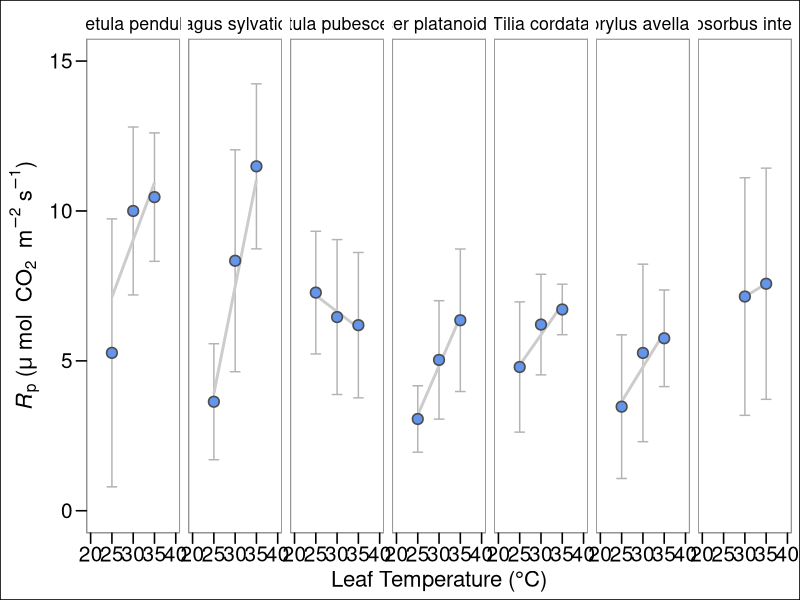
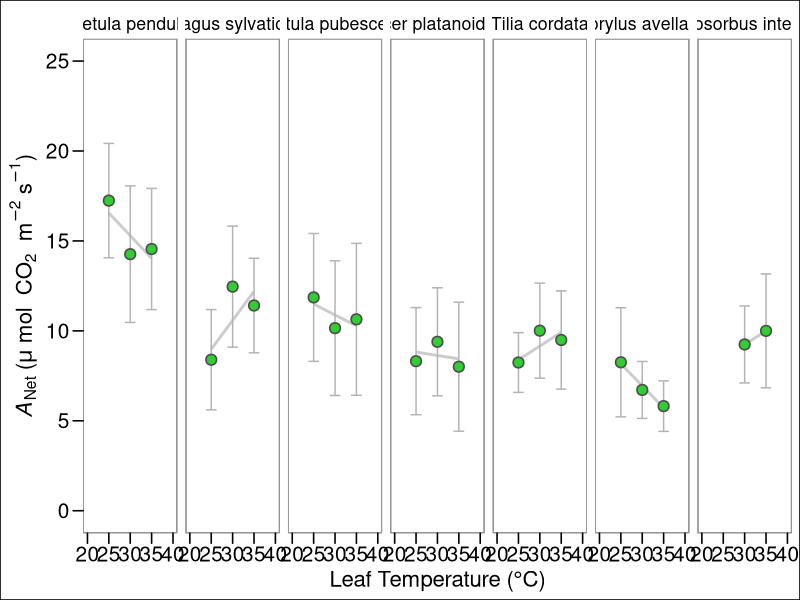
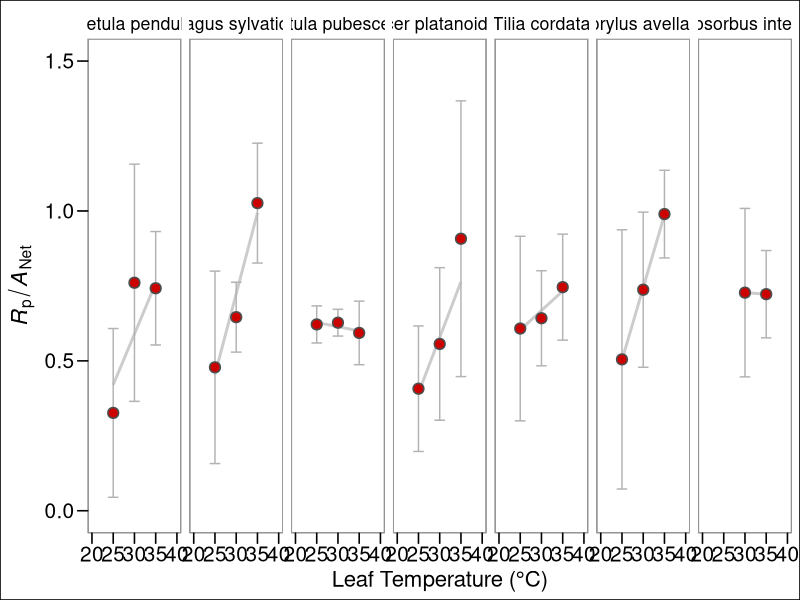
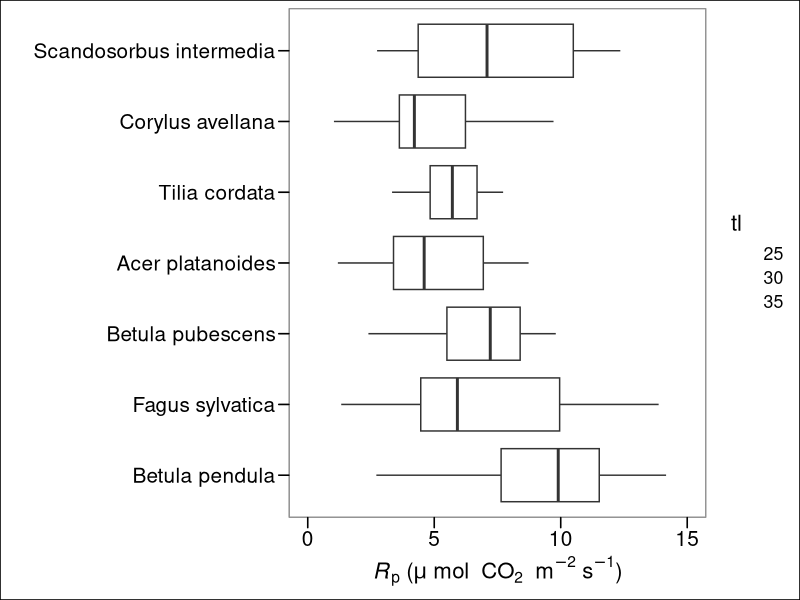
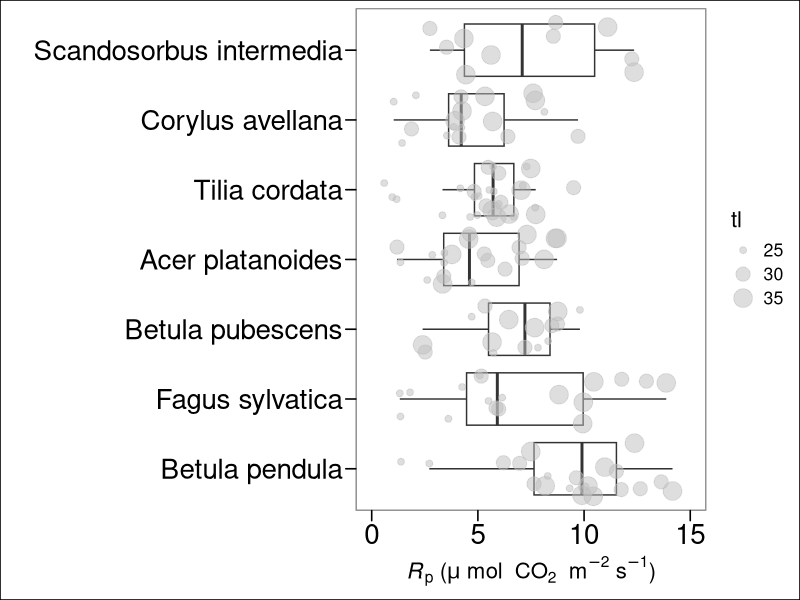
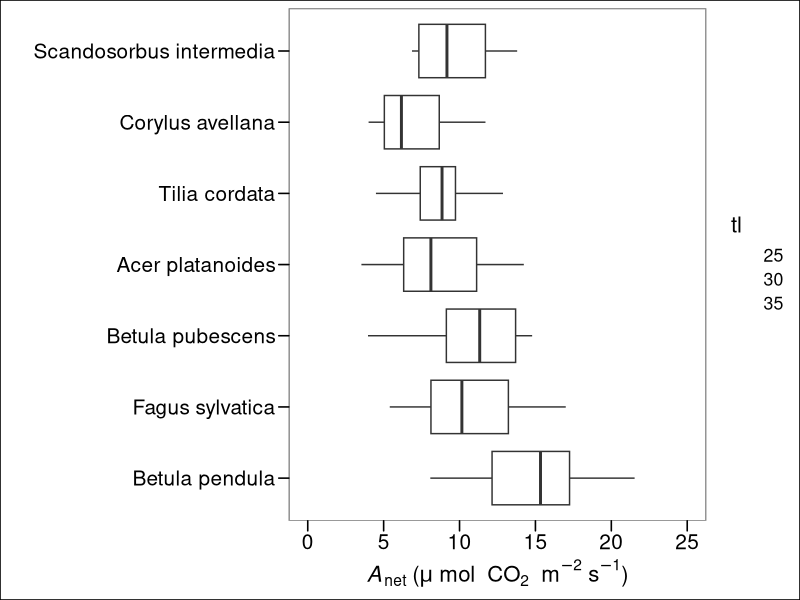
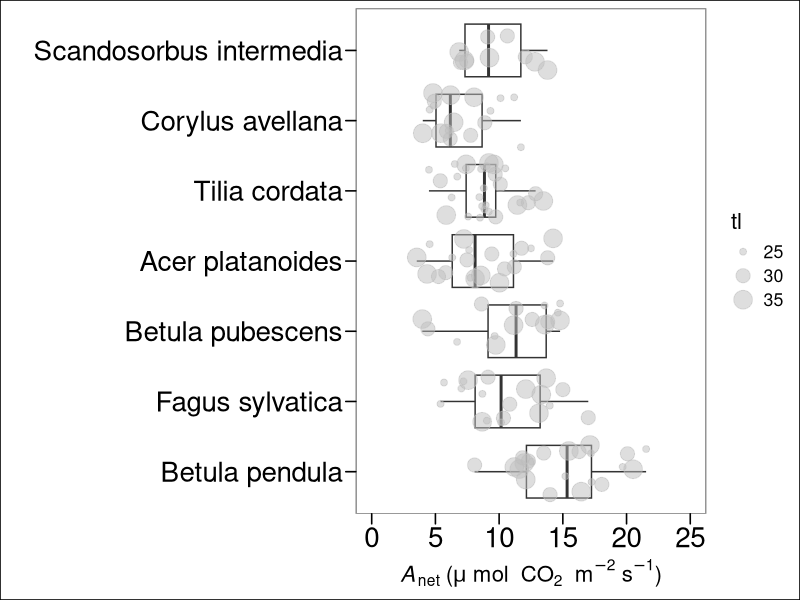
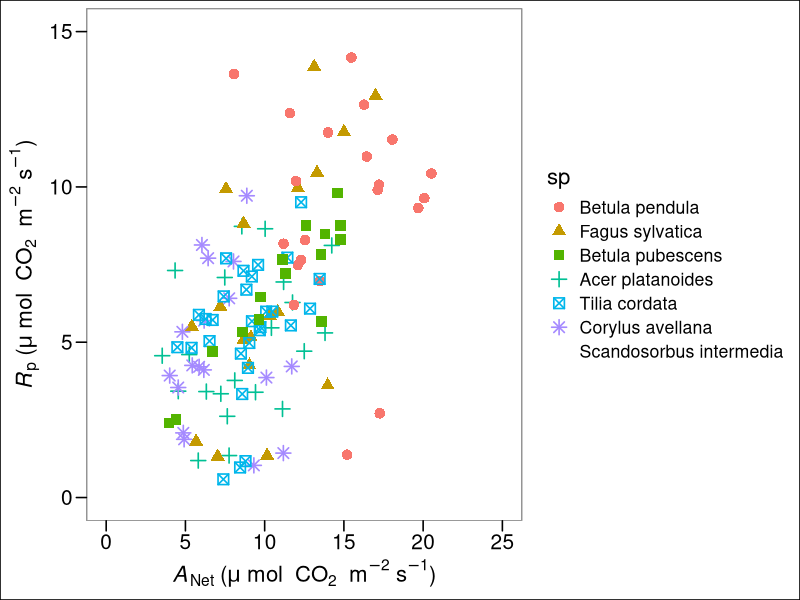

Write the R code that produced these figures, in order. (Note: this script raises an error after producing the figures.)
#install.packages("Hmisc", dependencies = T)
#
# packages_to_load <- c("drc", "bbmle", "labelled", "MALDIquant", 
#                      "magicfor", "ggplot2", "ggpubr", "ggpmisc", "tidyverse", #"broom", 
#                     "Hmisc", "plotly", "PairedData", "DescTools", 
#                     "generalhoslem", "graphics", "nls2", "plyr",
#                     "ggthemes", "ggpubr", "signal", "segmented")
#
# lapply(packages_to_load, library, character.only = TRUE)

## lable ----
ytleaf          <- expression("T"["leaf"]~degree~"C")
photorate       <- expression("" ~mu ~ mol ~ "CO"[2]~m^{-2} ~ "s"^{-1})
labrsq          <- expression(R^{2}~"=")
labvpdl         <- "VPD (kPa)"
lab_photo       <- expression(paste(italic(A)[Net], ' (', mu * ~'mol'~ " CO"[2]~' m'^{-2}*' s'^{-1}*')'))
lab_photo1      <- expression(paste(italic(A)[Net], ' (', mu * 'mol m'^{-2}*'s'^{-1}*')'))
lab_Tleaf       <- expression(paste("Leaf temperature (", degree,"C)"))
labcond         <- expression("g"["s"]~~"in"~mol~H[2]*O~m^{-2}~s^{-1})
labcond1        <- expression("Conductance to "~H[2]*O~"in"~mol~H[2]*O~m^{-2}~s^{-1})
labtrmmol       <- expression("E"~~"in"~mol~H[2]*O~m^{-2}~s^{-1})
etrrate         <- expression("" ~mu ~ mol ~"photon" ~m^{-2} ~ "s"^{-1})
photorate       <- expression("" ~mu ~ mol ~ "CO"[2]~m^{-2} ~ "s"^{-1})
labgs           <- expression(paste(italic(g[s])*" ("~mol[H[2]*O]~m^{-2}~s^{-1}~")"))


## data processing ---- Load ONE of the following csv's


# Species
df <- read.csv("Data/Uppsala-2024-Summer-Photorespiration-SpotMes-TreeSpp.csv", header = T, stringsAsFactors = T, sep = ";")


# Ecotypes

df <- read.csv("Data/Uppsala-2024-Summer-Photorespiration-SpotMes-Birch-Ecotypes.csv", header = T, stringsAsFactors = T, sep = ";")


#-----------------------------------------------------#


## use the following filters as necessary
df     <- subset(df, dq == "yes") # eliminates unreliable values.

df$pairid <- paste0(df$sprp, "-", df$setTleaf)

df$pairid <- as.factor(df$pairid)


length(unique(df$pairid))       # individual runs + season

dflist    <-   split(df,list(df$pairid))
dflist    <-   split(df,unique(list(df$pairid)))
dflist    <-   dflist[sapply(dflist, nrow)>0] 

setwd("output")


correct_RD <- function(data, output_path){
  
  ColumnNames <- c("sp","treeid","setTleaf",
             "anet.21p",    
             "anet.0p",
             "Rd",
             "corranet",
             "anet.delta",
             "pr.CO2", 
             "pr.real",
             "pr.percent",    
             "gsw.21p",    
             "gsw.0p",     
             "gsw.delta",  
             "gsw.percent",
             "E.21p",     
             "E.0p",      
             "E.delta",   
             "E.percent", 
             "ETR.21p",     
             "ETR.0p",
             "ETR.delta",   
             "ETR.percent",
             "JT",
             "JO1",
             "JC1",
             "JO2",
             "JC2",
             "JO1.percent",
             "JC1.percent",
             "JO2.percent",
             "JC2.percent",
             "NPQ.21p",
             "NPQ.0p",
             "NPQ.delta",
             "NPQ.percent")
  
  output_data <- data.frame(matrix(nrow = 0, ncol = length(ColumnNames)))
  names(output_data) <- ColumnNames

  for(dataIdx in 1:length(data)){
    
    speciesdata <- data[[dataIdx]]
    if(nrow(speciesdata) != 2){
      print(names(dflist)[dataIdx])
      print(nrow(speciesdata))
      next
    }
    
    
    sp               <-     speciesdata$sp[1]
    treeid           <-     speciesdata$treeid[1]
    setTleaf         <-     speciesdata$setTleaf[1]
    
    p21              <-     subset(speciesdata, olev == "21p")    
    p0               <-     subset(speciesdata, olev == "0p")
    
    anet.21p         <-     p21$A
    anet.0p          <-     p0$A
     
    
    # Calculate corrected Anet. The values for slope and intercept       where calculated using values taken from the literature. 
    
    Rd               <-      0.05554*anet.21p+ 0.11395 
    corranet         <-      anet.21p-Rd          
    # "corranet" is Anet corrected for Rd
    
    
    anet.delta       <-      anet.0p - anet.21p
    pr.CO2           <-      anet.delta * 0.5
    pr.real          <-      anet.delta + pr.CO2
    pr.percent       <-      pr.real/anet.21p
    
    gsw.21p          <-      p21$gsw
    gsw.0p           <-      p0$gsw
    gsw.delta        <-      p0$gsw - p21$gsw
    gsw.percent      <-      gsw.delta/p21$gsw
    
    
    E.21p            <-      p21$E
    E.0p             <-      p0$E
    E.delta          <-      p0$E - p21$E
    E.percent        <-      E.delta/p21$E
    
    
    ETR.21p          <-      p21$ETR
    ETR.0p           <-      p0$ETR
    ETR.delta        <-      p0$ETR - p21$ETR
    ETR.percent      <-      ETR.delta/p21$ETR
    JT               <-      ETR.21p + ETR.0p
    JO1              <-      pr.percent * JT
    JC1              <-      JT-JO1
    JO2              <-      ((2/3)*(JT-4*(anet.21p)))
    JC2              <-      ((1/3)*(JT+8*(anet.21p)))
    JO1.percent      <-      JO1/JT
    JC1.percent      <-      JC1/JT
    JO2.percent      <-      JO2/JT
    JC2.percent      <-      JC2/JT
    
    
    NPQ.21p          <-      p21$NPQ
    NPQ.0p           <-      p0$NPQ
    NPQ.delta        <-      NPQ.0p - NPQ.21p
    NPQ.percent      <-      NPQ.delta/NPQ.21p
    
    new_data = data.frame(as.character(sp),
                          as.character(treeid),
                          as.character(setTleaf), 
                          anet.21p,    
                          anet.0p,     
                          Rd, 
                          corranet,
                          anet.delta,
                          pr.CO2,
                          pr.real,
                          pr.percent,
                          gsw.21p,    
                          gsw.0p,     
                          gsw.delta,  
                          gsw.percent,
                          p21$E,     
                          E.0p,      
                          E.delta,   
                          E.percent, 
                          ETR.21p,     
                          ETR.0p,   
                          ETR.delta,   
                          ETR.percent,
                          JT,
                          JO1,
                          JC1,
                          JO2,
                          JC2,
                          JO1.percent,
                          JC1.percent,
                          JO2.percent,
                          JC2.percent,
                          NPQ.21p,
                          NPQ.0p,
                          NPQ.delta, 
                          NPQ.percent)
    
    names(new_data) <- names(output_data)
    output_data <- rbind(output_data, new_data)
    
    
  }
  
  file_path = paste(output_path, "species-output.csv", sep = "/")
  if(!dir.exists(output_path)){
    dir.create(output_path, recursive = T)
  }
  
  
  index <- 1
  while(file.exists(file_path)){
    file_path <- paste(output_path, paste("species-output", as.character(index), ".csv", sep =""), sep = "/")
    index = index + 1
  }
 
  

  write.table(output_data, file = file_path, 
              row.names = FALSE, col.names = T, sep = ";")
}

correct_RD(dflist, "./")


outs <- read.csv("species-output.csv", stringsAsFactors = T, sep = ";")

outs$sp <- factor(outs$sp, levels = c(
  "Betula pendula",         
  "Fagus sylvatica",         
  "Betula pubescens",       
  "Acer platanoides", 
  "Tilia cordata",
  "Corylus avellana",       
  "Scandosorbus intermedia"))



# Making the table for the concatenated PR values for each species and each temperature point.
library(stats)
library(base)
library(dplyr)
library(ggplot2)




## Plotting absolute Rp over temp##---------------------------------###

svg(filename = "pr-raw.svg", width = 16, height = 4.5, bg = "transparent")


absolute.table <- outs %>%
  group_by(sp, setTleaf) %>%
  summarise(pr.real.avg = mean(pr.real),
            se = sd(pr.real))

ggplot(absolute.table, aes(y = pr.real.avg, x=setTleaf, group=sp))+
  geom_errorbar(aes(ymin=pr.real.avg-se, ymax=pr.real.avg+se),col ="grey70", width= 2.5)+ #pmin can be used to cap the ymax. (e.g., pmin(pr.real.avg+se, 1.0))
  geom_smooth(data = outs, mapping = aes(y=pr.real, x=setTleaf), se = F, method="lm", col = "grey80")+
  geom_point(col="grey30", size = 3, pch = 21, fill = "cornflowerblue", stroke = 0.85)+
  # stat_regline_equation(data = outs, aes(x = setTleaf, y=pr.real, label = paste(..eq.label.., ..adj.rr.label.., paste("p = ", ..p.value..), sep = "~~~")),
  # formula = y~x,
  # label.x =22, label.y = 1.5)+
  facet_wrap(~sp, ncol = 7) +
  scale_y_continuous(limits = c(0, 15), name = expression(paste(italic(R)[p], ' (', mu * ~'mol'~ " CO"[2]~' m'^{-2}*' s'^{-1}*')')))+
  scale_x_continuous(limits = c(20,40), name = "Leaf Temperature (°C)")+
  ggthemes::theme_base() +
theme(axis.text.y = element_text(size = 15), 
      axis.text.x = element_text(size = 15),
      panel.border = element_rect(color = "grey70"))
dev.off()



### Plot showing Anet 21p over temp##-------------------------------###

svg(filename = "anet21-raw.svg", width = 16, height = 4.5, bg = "transparent")


anet.table <- outs %>%
  group_by(sp, setTleaf) %>%
  summarise(anet.21p.avg = mean(anet.21p),
            se = sd(anet.21p))


ggplot(anet.table, aes(y = anet.21p.avg, x=setTleaf, group=sp))+
   #pmin can be used to cap the ymax. (e.g., pmin(anet.21p.avg+se, 1.0))
  geom_smooth(data = outs, mapping = aes(y=anet.21p, x=setTleaf), se = F, method="lm", col = "grey80")+
  geom_errorbar(aes(ymin=anet.21p.avg-se, ymax=anet.21p.avg+se),col ="grey70", width= 2.5) +
  geom_point(col="grey30", size = 3, pch = 21, fill = "limegreen", stroke = 0.85)+
  # stat_regline_equation(data = outs, aes(x = setTleaf, y=anet.21p, label = paste(..eq.label.., ..adj.rr.label.., paste("p = ", ..p.value..), sep = "~~~")),
  # formula = y~x,
  # label.x =22, label.y = 1.5)+
  facet_wrap(~sp, ncol = 7) +
  scale_y_continuous(limits = c(0, 25), name = expression(paste(italic(A)[Net], ' (', mu * ~'mol'~ " CO"[2]~' m'^{-2}*' s'^{-1}*')')))+
  scale_x_continuous(limits = c(20,40), name = "Leaf Temperature (°C)")+
  ggthemes::theme_base()+
  theme(axis.text.y = element_text(size = 15), 
        axis.text.x = element_text(size = 15),
        panel.border = element_rect(color = "grey70"))
dev.off()





###Plot of pr.percent##-----------------------------------------###
svg(filename = "pr-percent.svg", width = 16, height = 4.5, bg = "transparent")



percent.table <- outs %>%
  group_by(sp, setTleaf) %>%
  summarise(pr.percent.avg = mean(pr.percent),
            se = sd(pr.percent))


ggplot(percent.table, aes(y = pr.percent.avg, x=setTleaf, group=sp))+
  #pmin can be used to cap the ymax. (e.g., pmin(pr.real.avg+se, 1.0))
  geom_smooth(data = outs, mapping = aes(y=pr.percent, x=setTleaf), se = F, method="lm", col = "grey80")+
  # ggpmisc::stat_poly_eq(
  #   data = outs,
  #   formula = y ~ x,
  #   aes(x = setTleaf, y = pr.percent, label = paste(after_stat(p.value.label), sep = "~~~")),
  #   label.x = 22,
  #   label.y = 1.5,
  # )+
  geom_errorbar(aes(ymin=pr.percent.avg-se, ymax=pr.percent.avg+se),col ="grey70", width= 2.5)+
  geom_point(col="grey30", size = 3, pch = 21, fill = "red3", stroke = 0.85)+
  # stat_regline_equation(data = outs, aes(x = setTleaf, y=pr.real, label = paste(..eq.label.., ..adj.rr.label.., paste("p = ", ..p.value..), sep = "~~~")),
  # formula = y~x,
  # label.x =22, label.y = 1.5)+
  facet_wrap(~sp, ncol = 7)+
  scale_y_continuous(limits = c(0, 1.5), name = 
                       expression(paste(italic(R)[p]/italic(A)[Net])))+
  scale_x_continuous(limits = c(20,40), name = "Leaf Temperature (°C)")+
  ggthemes::theme_base() +
  theme(axis.text.y = element_text(size = 15), 
        axis.text.x = element_text(size = 15),
        panel.border = element_rect(color = "grey70"))
dev.off()


##---------------------------------------------------------##


###########
outs$tl <- as.factor(outs$setTleaf)



## photorespiration across species boxplot (ignoring temp). First one is for just the relationship, the second one shows the temperature spread.

svg(filename = "Rp-species.svg", width = 12, height = 6, bg = "transparent")

ggplot(outs, aes(y = pr.real, x=sp)) +
  geom_boxplot(aes(x = sp, y = pr.real), outliers =  F)  +
  geom_jitter(aes(size = tl),  color = "grey", alpha = 0) +
  
  xlab(" ") +
  scale_y_continuous(limits = c(0,15), 
                     name = expression(paste(italic(R)[p], ' (', mu * ~'mol'~ " CO"[2]~' m'^{-2}*' s'^{-1}*')')))+
  ggthemes::theme_base()+
  theme(axis.text.y = element_text(size = 15), 
        axis.text.x = element_text(size = 15),
        panel.border = element_rect(color = "grey70")) +
  coord_flip()
dev.off()




svg(filename = "Rp-species-spotted.svg", width = 12, height = 6, bg = "transparent")

ggplot(outs, aes(y = pr.real, x=sp)) +
  geom_boxplot(aes(x = sp, y = pr.real), outliers =  F)  +
  geom_jitter(aes(size = tl),  color = "grey", alpha = 0.5) +
  xlab(" ") +
  scale_y_continuous(limits = c(0,15), 
                     name = expression(paste(italic(R)[p], ' (', mu * ~'mol'~ " CO"[2]~' m'^{-2}*' s'^{-1}*')')))+
  ggthemes::theme_base()+
  theme(axis.text.y = element_text(size = 20), 
        axis.text.x = element_text(size = 20),
        panel.border = element_rect(color = "grey70")) +
  coord_flip()
dev.off()



###------- Mixed effects models for Rp----##

mod4 <- nlme::lme(pr.real ~  sp, data = outs, 
                  random = ~1|treeid, 
                  method = "REML", 
                  na.action=na.omit) ; anova(mod4)

mod4 <- nlme::lme(pr.real ~  setTleaf, data = outs, 
                  random = ~1|sp, 
                  method = "REML", 
                  na.action=na.omit) ; anova(mod4)

mod4 <- nlme::lme(pr.real ~  sp * setTleaf, data = outs, 
                  random = ~1|treeid, 
                  method = "REML", 
                  na.action=na.omit) ; anova(mod4)


#------------------------------#


## photosynthesis across species boxplot (ignoring temp). First one is for just the relationship, the second one shows the temperature spread.

svg(filename = "Anet-species.svg", width = 12, height = 6, bg = "transparent")

ggplot(outs, aes(y = anet.21p, x=sp)) +
  geom_boxplot(aes(x = sp, y = anet.21p), outliers =  F)  +
  geom_jitter(aes(size = tl),  color = "grey", alpha = 0) +
  
  xlab(" ") +
  scale_y_continuous(limits = c(0,25), 
                     name = expression(paste(italic(A)[net], ' (', mu * ~'mol'~ " CO"[2]~' m'^{-2}*' s'^{-1}*')')))+
  ggthemes::theme_base()+
  theme(axis.text.y = element_text(size = 15), 
        axis.text.x = element_text(size = 15),
        panel.border = element_rect(color = "grey70")) +
  coord_flip()
dev.off()


svg(filename = "Anet-species-spotted.svg", width = 12, height = 6, bg = "transparent")

ggplot(outs, aes(y = anet.21p, x=sp)) +
  geom_boxplot(aes(x = sp, y = anet.21p), outliers =  F)  +
  geom_jitter(aes(size = tl),  color = "grey", alpha = 0.5) +
  xlab(" ") +
  scale_y_continuous(limits = c(0,25), 
                     name = expression(paste(italic(A)[net], ' (', mu * ~'mol'~ " CO"[2]~' m'^{-2}*' s'^{-1}*')')))+
  ggthemes::theme_base()+
  theme(axis.text.y = element_text(size = 20), 
        axis.text.x = element_text(size = 20),
        panel.border = element_rect(color = "grey70")) +
  coord_flip()
dev.off()


###------- Mixed effects models for Anet----##

mod5 <- nlme::lme(anet.21p ~  sp, data = outs, 
                  random = ~1|treeid, 
                  method = "REML", 
                  na.action=na.omit) ; anova(mod5)

mod5 <- nlme::lme(anet.21p ~  setTleaf, data = outs, 
                  random = ~1|sp, 
                  method = "REML", 
                  na.action=na.omit) ; anova(mod5)

mod5 <- nlme::lme(anet.21p ~  sp * setTleaf, data = outs, 
                  random = ~1|treeid, 
                  method = "REML", 
                  na.action=na.omit) ; anova(mod5)




# Does higher photorespiration rates = higher photosynthesis rates??? (spoiler, yes)

svg(filename = "Rp-over-Anet.svg", width = 12, height = 4.5, bg = "transparent")


ggplot(outs, aes(y = pr.real, x=anet.21p, pch=sp, color = sp)) +
  geom_point(size = 3, 
             stroke = 0.85) +
  scale_x_continuous(limits = c(0, 25), 
                     name = expression(paste(italic(A)[Net], ' (', mu * ~'mol'~ " CO"[2]~' m'^{-2}*' s'^{-1}*')'))) +
  scale_y_continuous(limits = c(0,15), 
                     name = expression(paste(italic(R)[p], ' (', mu * ~'mol'~ " CO"[2]~' m'^{-2}*' s'^{-1}*')')))+
  ggthemes::theme_base()+
  theme(axis.text.y = element_text(size = 15), 
        axis.text.x = element_text(size = 15),
        panel.border = element_rect(color = "grey70"))
dev.off()

#---------------------------------------------------------------------#

svg(filename = "Rp-over-Anet-alltemp.svg", width = 16, height = 4.5, bg = "transparent")


ggplot(outs, aes(y = pr.real, x=anet.21p, color=sp)) +
  geom_smooth(data = outs, mapping = aes(y=pr.real, x=anet.21p), 
              se = T, method="lm", col = "grey80") +
  geom_point(size = 3, pch = 21, 
             stroke = 0.85) +
  scale_x_continuous(limits = c(0, 25), 
                     name = expression(paste(italic(A)[Net], ' (', mu * ~'mol'~ " CO"[2]~' m'^{-2}*' s'^{-1}*')'))) +
  scale_y_continuous(limits = c(0,15), 
                     name = expression(paste(italic(R)[p], ' (', mu * ~'mol'~ " CO"[2]~' m'^{-2}*' s'^{-1}*')')))+
  ggthemes::theme_base()+
  theme(axis.text.y = element_text(size = 15), 
        axis.text.x = element_text(size = 15),
        panel.border = element_rect(color = "grey70")) +
  facet_wrap(~setTleaf)
dev.off()


######  Creating the dataframes for each temperature for the models ----

outs25 <- subset(outs, setTleaf == 25)
outs30 <- subset(outs, setTleaf == 30)
outs35 <- subset(outs, setTleaf == 35)


######  Rp against Anet split by temperature ----

mod6 <- nlme::lme(pr.real ~  anet.21p, data = outs25, 
                  random = ~1|sp, 
                  method = "REML", 
                  na.action=na.omit) ; anova(mod6)

mod6 <- nlme::lme(pr.real ~  anet.21p, data = outs30, 
                  random = ~1|sp, 
                  method = "REML", 
                  na.action=na.omit) ; anova(mod6)

mod6 <- nlme::lme(pr.real ~  anet.21p, data = outs35, 
                  random = ~1|sp, 
                  method = "REML", 
                  na.action=na.omit) ; anova(mod6)













#-------------------------------#



#Box plots of pr.percent across the leaf temperatures

ggplot(outs, aes(y = pr.percent, x=tl, color=tl)) +
  geom_boxplot(aes(x = tl, y = pr.percent, fill = setTleaf)) +
  geom_jitter() +
  scale_x_continuous(limits = c(20, 40), 
                     name = "Leaf Temperature (°C)") +
  scale_y_continuous(limits = c(0,15), 
                     name = expression(paste(italic(R)[p], ' (', mu * ~'mol'~ " CO"[2]~' m'^{-2}*' s'^{-1}*')')))+
  ggthemes::theme_base()+
  theme(axis.text.y = element_text(size = 15), 
        axis.text.x = element_text(size = 15),
        panel.border = element_rect(color = "grey70"))


#-------- boxplot of Rp over temperature ----_#
svg(filename = "Rp-over-temp-box.svg", width = 16, height = 4.5, bg = "transparent")


ggplot(outs, aes(y = pr.real, x=tl)) +
  geom_boxplot(aes(x = tl, y = pr.real)) +
  geom_jitter(aes(color = sp)) +
  xlab("Leaf Temperature (°C)") +
  scale_y_continuous(limits = c(0,15), 
                     name = expression(paste(italic(R)[p], ' (', mu * ~'mol'~ " CO"[2]~' m'^{-2}*' s'^{-1}*')')))+
  ggthemes::theme_base()+
  theme(axis.text.y = element_text(size = 15), 
        axis.text.x = element_text(size = 15),
        panel.border = element_rect(color = "grey70"))
dev.off()







###### STATISTICAL TESTS #########


## example model fits nlme ---- 

# Here we are running a for loop testing     the relationship between species, setTleaf and the combined effect of them (I.e the temperature response of species), against pr.real (Absolute photorespiration rates ("10")), pr.percent (Proportional photorespiration rates ("11")), anet.21p (Ambient photosynthesis rates ("4")), anet.0p (O2-free photosynthesis rates ("5")) and JO2.percent (proportional oxygenation rates calculated using ETR only ("31)).


colindeces <- c(10, 11, 4, 5, 31)
colindeces <- c(10)
method.slope <- c()
value.slope <- c()
species.slope <- c()

names(outs)[colindeces[1]]

for (index in 1:length(colindeces)){
  
  
  independentVariable = outs[,colindeces[index]] 
  
  mod1 <- nlme::lme(independentVariable ~  sp , data = outs, 
                    random = ~1|treeid, 
                    method = "REML", 
                    na.action=na.omit) ; anova(mod1)
  print(paste("This analysis is based on :", names(outs)[colindeces[index]]))
  print(summary(mod1))
  
  mod1 <- nlme::lme(independentVariable ~  setTleaf , data = outs, 
                    random = ~1|sp, 
                    method = "REML", 
                    na.action=na.omit) ; anova(mod1)
  
  print(paste("This analysis is based on :", names(outs)[colindeces[index]]))
  print(summary(mod1))
  
  mod1 <- nlme::lme(independentVariable ~  sp * setTleaf, 
                    data = outs, 
                    random = ~1|treeid, 
                    method = "REML", 
                    na.action=na.omit) ; anova(mod1)
  
  print(paste("This analysis is based on :", names(outs)[colindeces[index]]))
  print(summary(mod1))
  
  
  print("----------------------------------------------------------------")
}


outs25 <- subset(outs, setTleaf == 25)
outs30 <- subset(outs, setTleaf == 30)
outs35 <- subset(outs, setTleaf == 35)



######----


######  Rp against species split by treeid nested for each temp point ----
 mod4 <- nlme::lme(pr.real ~  sp, data = outs25, 
                   random = ~1|treeid, 
                   method = "REML", 
                   na.action=na.omit) ; anova(mod4)
 
 mod4 <- nlme::lme(pr.real ~  sp, data = outs30, 
                   random = ~1|treeid, 
                   method = "REML", 
                   na.action=na.omit) ; anova(mod4)
 
 mod4 <- nlme::lme(pr.real ~  sp, data = outs35, 
                   random = ~1|treeid, 
                   method = "REML", 
                   na.action=na.omit) ; anova(mod4)
 

mod4 <- nlme::lme(pr.real ~  anet.21p * setTleaf, data = outs, 
                  random = ~1|sp, 
                  method = "REML", 
                  na.action=na.omit) ; anova(mod4)




library(tidyr)

long_data <- outs %>%
  gather(key = "method", value = "y", pr.percent, JO2.percent)

# Fit a model with an interaction term between method and setTleaf
long_model <- lm(y ~ sp * setTleaf * method, data = long_data)

# Check the model summary
summary(long_model)


# Fit the model with and without the interaction term between method and setTleaf
model_interaction <- lm(y ~ sp * setTleaf * method, data = long_data)
model_no_interaction <- lm(y ~ sp * setTleaf + method, data = long_data)

# Compare the models using a likelihood ratio test
anova(model_no_interaction, model_interaction)

# Visualize the comparison
library(ggplot2)
ggplot(long_data, aes(x = setTleaf, y = y, color = method)) +
  geom_point() +
  geom_smooth(method = "lm", se = FALSE) +  # Add linear regression lines
  facet_wrap(~sp)+
  labs(title = "Comparison of Slopes for y1 and y2") +
  theme_minimal()


### post hoc test ------- HSD, honest significant difference 

m7 <- aov(anet.0p ~ sp, data = outs, random = ~1|treeid, method = "REML", na.action=na.omit) ; anova(m7)
par(las=2)
par(mar=c(8,8,2,2)) 
plot(TukeyHSD(m7))


t1 <- TukeyHSD(m7)
t1 <- as.data.frame(t1$sp)
t1$com <- rownames(t1)

rownames(t1) <- NULL
colnames(t1) <- c("prdiff","lwr", "upr","padj", "com")
blah <- subset(t1, padj <= 0.05)





